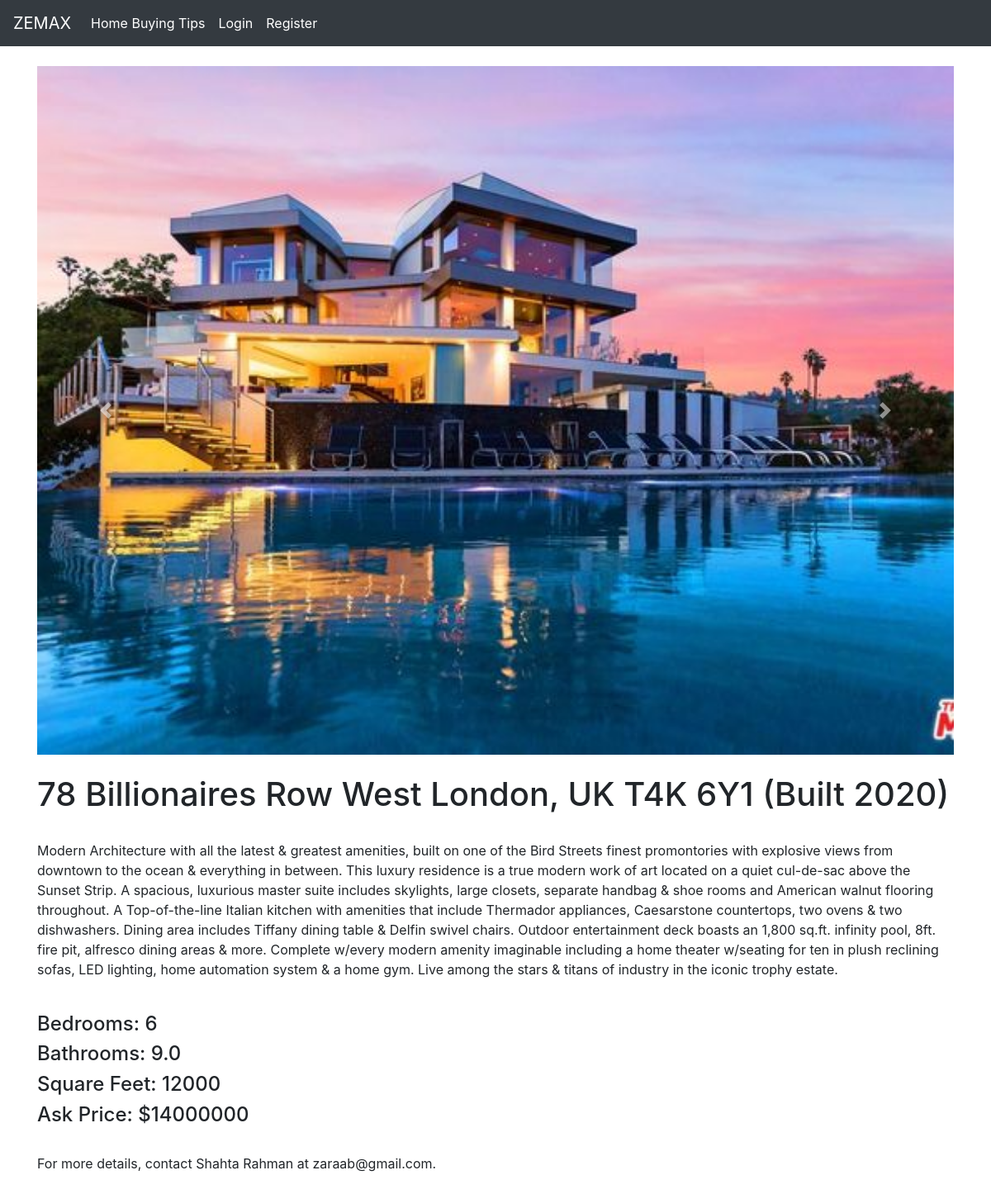
Page /21/ on the committed database.
### zemax/models.py (models this page shows, shortened)
class House(models.Model):
    house_image = models.ImageField(default='default.jpg', upload_to='house_pics', blank=True, max_length=1500,
                                    verbose_name='House Image')
    house_image2 = models.ImageField(default='default.jpg', upload_to='house_pics', blank=True)
    house_image3 = models.ImageField(default='default.jpg', upload_to='house_pics', blank=True)
    house_image4 = models.ImageField(default='default.jpg', upload_to='house_pics', blank=True)
    house_image5 = models.ImageField(default='default.jpg', upload_to='house_pics', blank=True)
    house_image6 = models.ImageField(default='default.jpg', upload_to='house_pics', blank=True)
    house_image7 = models.ImageField(default='default.jpg', upload_to='house_pics', blank=True)
    house_image8 = models.ImageField(default='default.jpg', upload_to='house_pics', blank=True)
    house_image9 = models.ImageField(default='default.jpg', upload_to='house_pics', blank=True)
    house_image10 = models.ImageField(default='default.jpg', upload_to='house_pics', blank=True)
    house_image11 = models.ImageField(default='default.jpg', upload_to='house_pics', blank=True)
    house_image12 = models.ImageField(default='default.jpg', upload_to='house_pics', blank=True)
    house_image13 = models.ImageField(default='default.jpg', upload_to='house_pics', blank=True)
    house_image14 = models.ImageField(default='default.jpg', upload_to='house_pics', blank=True)
    house_image15 = models.ImageField(default='default.jpg', upload_to='house_pics', blank=True)
    house_image16 = models.ImageField(default='default.jpg', upload_to='house_pics', blank=True)
    house_image17 = models.ImageField(default='default.jpg', upload_to='house_pics', blank=True)
    address = models.CharField(max_length=255)
    price = models.IntegerField()
    bedrooms = models.IntegerField()
    bathrooms = models.FloatField()
    square_feet = models.IntegerField()
    description = models.TextField()
    year = models.IntegerField(default=2020)
    agent = models.CharField(max_length=255)
    contact = models.EmailField(max_length=255)
    sold = models.BooleanField(default=False, verbose_name='Already Sold?')

### zemax/views.py (the view)
# urls.py: path('<int:pk>/', HouseDetailView.as_view(), name='detail'),
class HouseDetailView(DetailView):
    model = House

### zemax/templates/zemax/House_detail.html (shortened to what this page needs)
{% extends 'zemax/base.html' %}
{% block content %}
<div class="container">
    <br>
    <div id="carouselExampleIndicators" class="carousel slide" data-ride="carousel">
        <ol class="carousel-indicators">
            <li data-target="#carouselExampleIndicators" data-slide-to="0" class="active"></li>
            <li data-target="#carouselExampleIndicators" data-slide-to="1"></li>
            <li data-target="#carouselExampleIndicators" data-slide-to="2"></li>
        </ol>
        <div class="carousel-inner">
            <div class="carousel-item active">
                <img class="d-block w-100" src="{{ object.house_image.url }}" alt="First slide">
            </div>
        </div>
        <a class="carousel-control-prev" href="#carouselExampleIndicators" role="button" data-slide="prev">
            <span class="carousel-control-prev-icon" aria-hidden="true"></span>
        </a>
        <a class="carousel-control-next" href="#carouselExampleIndicators" role="button" data-slide="next">
            <span class="carousel-control-next-icon" aria-hidden="true"></span>
        </a>
    </div>
    <br>
    <h1>{{ object.address }} (Built {{object.year}})</h1>
    <br>
    <p>{{ object.description }}</p>
    <br>
    <h4>Bedrooms: {{ object.bedrooms }}</h4>
    <h4>Bathrooms: {{ object.bathrooms }}</h4>
    <h4>Square Feet: {{ object.square_feet }}</h4>
    <h4>Ask Price: ${{ object.price }}</h4>
    <br>
    For more details, contact {{object.agent}} at {{object.contact}}.
    <br>
    <br>
    <br>
</div>
{% endblock %}

### rows in the picture
House: house_image (picture), address "78 Billionaires Row West London, UK T4K 6Y1", year "2020", description "Modern Architecture with all the latest & greatest amenities, built on one of the Bird Streets finest promontories with explosive views from downtown to the ocean & everything in between. This luxury residence is a true modern work of art located on a quiet cul-de-sac above the Sunset Strip. A spacious, luxurious master suite includes skylights, large closets, separate handbag & shoe rooms and American walnut flooring throughout. A Top-of-the-line Italian kitchen with amenities that include Thermador appliances, Caesarstone countertops, two ovens & two dishwashers. Dining area includes Tiffany dining table & Delfin swivel chairs. Outdoor entertainment deck boasts an 1,800 sq.ft. infinity…", bedrooms "6", bathrooms "9.0", square_feet "12000", price "14000000", agent "Shahta Rahman", contact "zaraab@gmail.com"
